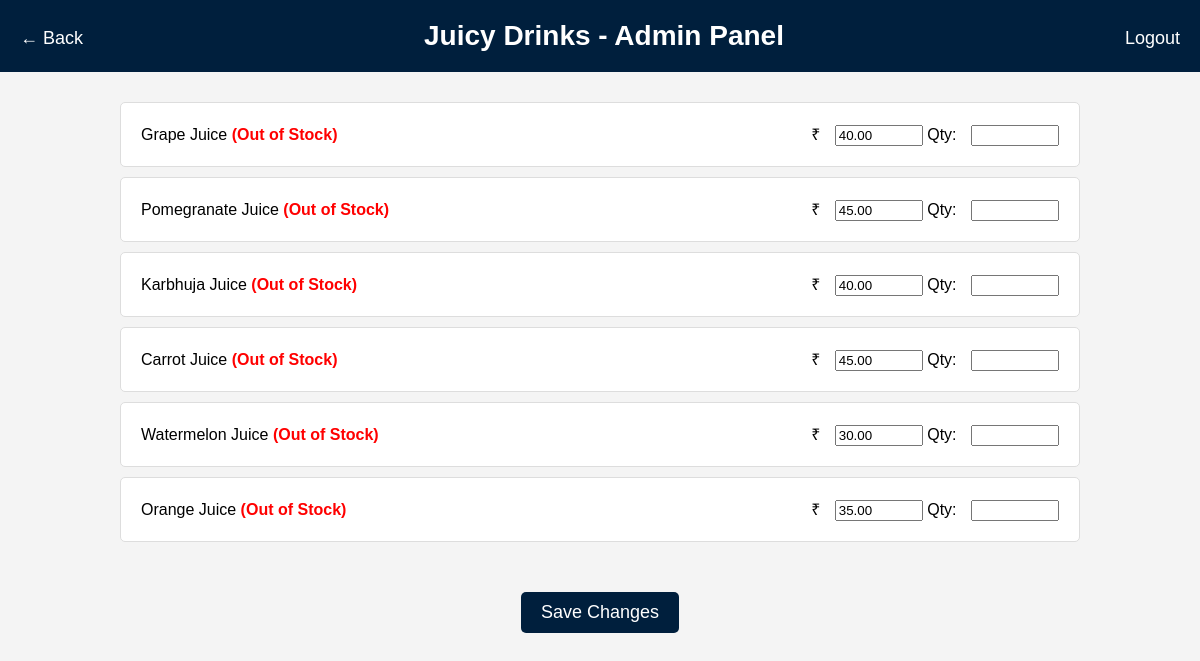
Page /adminfood3.php on the committed database.
### tables this page shows
CREATE TABLE Food_Items (
    item_id INT AUTO_INCREMENT PRIMARY KEY,
    shop_id INT,
    item_name VARCHAR(100) NOT NULL,
    item_image VARCHAR(255),
    price DECIMAL(8,2),
    stock_status ENUM('in', 'out') DEFAULT 'in',
    quantity INT,
    FOREIGN KEY (shop_id) REFERENCES Shops(shop_id)
);

### adminfood3.php (the view, shortened to what this page needs)
<?php
$servername = "localhost";
$username = "root";
$password = "";
$dbname = "vishnu_food_bites";
$conn = new mysqli($servername, $username, $password, $dbname);
$sql = "SELECT item_id, item_name, price, quantity, stock_status FROM Food_Items WHERE shop_id = 3";
$result = $conn->query($sql);
?>
<!DOCTYPE html>
<html lang="en">
<head>
</head>
<body>
<header>
    <div class="header-left">
        <a href="admin1.php">&#8592; Back</a>
    </div>
    <div class="header-center">Juicy Drinks - Admin Panel</div>
    <div class="header-right">
        <a href="index.php">Logout</a>
    </div>
</header>
<form method="POST">
    <ul class="food-list">
        <?php
        if ($result->num_rows > 0) {
            while ($row = $result->fetch_assoc()):
                $fid = $row['item_id'];
                $name = htmlspecialchars($row['item_name']);
                $price = $row['price'];
                $quantity = $row['quantity'];
                $stockStatus = $quantity < 5 ? "<span class='out-of-stock'>(Out of Stock)</span>" : "";
        ?>
        <li>
            <span><?php echo $name . " " . $stockStatus; ?></span>
            <div>
                ₹ <input type="number" name="food[<?php echo $fid; ?>][price]" value="<?php echo $price; ?>" step="0.01" required>
                Qty: <input type="number" name="food[<?php echo $fid; ?>][quantity]" value="<?php echo $quantity; ?>" required>
            </div>
        </li>
        <?php
            endwhile;
        } else {
            echo "<li>No food items found.</li>";
        }
        ?>
    </ul>
    <div class="submit-container">
        <button type="submit">Save Changes</button>
    </div>
</form>
</body>
</html>

### adminfood3.php (style rules this page uses)
body { font-family: Arial, sans-serif; background-color: #f4f4f4; margin: 0; padding: 0; }
header { background-color: #001f3d; color: white; display: flex; justify-content: space-between; align-items: center; padding: 20px; font-size: 24px; }
.header-left a, .header-right a { color: white; text-decoration: none; font-size: 18px; }
.header-center { flex-grow: 1; text-align: center; font-size: 28px; font-weight: bold; }
.food-list { width: 80%; margin: auto; padding: 20px 0; }
.food-list li { background-color: #fff; border: 1px solid #ddd; margin: 10px 0; padding: 20px; border-radius: 5px; display: flex; justify-content: space-between; align-items: center; }
.submit-container { text-align: center; margin-top: 20px; }
.submit-container button { background-color: #001f3d; color: white; padding: 10px 20px; font-size: 18px; border: none; border-radius: 5px; cursor: pointer; }
.out-of-stock { color: red; font-weight: bold; }
input[type=number] { width: 80px; margin-left: 10px; }

### rows in the picture
food_items: item_name "Grape Juice", price "40.00"
food_items: item_name "Pomegranate Juice", price "45.00"
food_items: item_name "Karbhuja Juice", price "40.00"
food_items: item_name "Carrot Juice", price "45.00"
food_items: item_name "Watermelon Juice", price "30.00"
food_items: item_name "Orange Juice", price "35.00"
